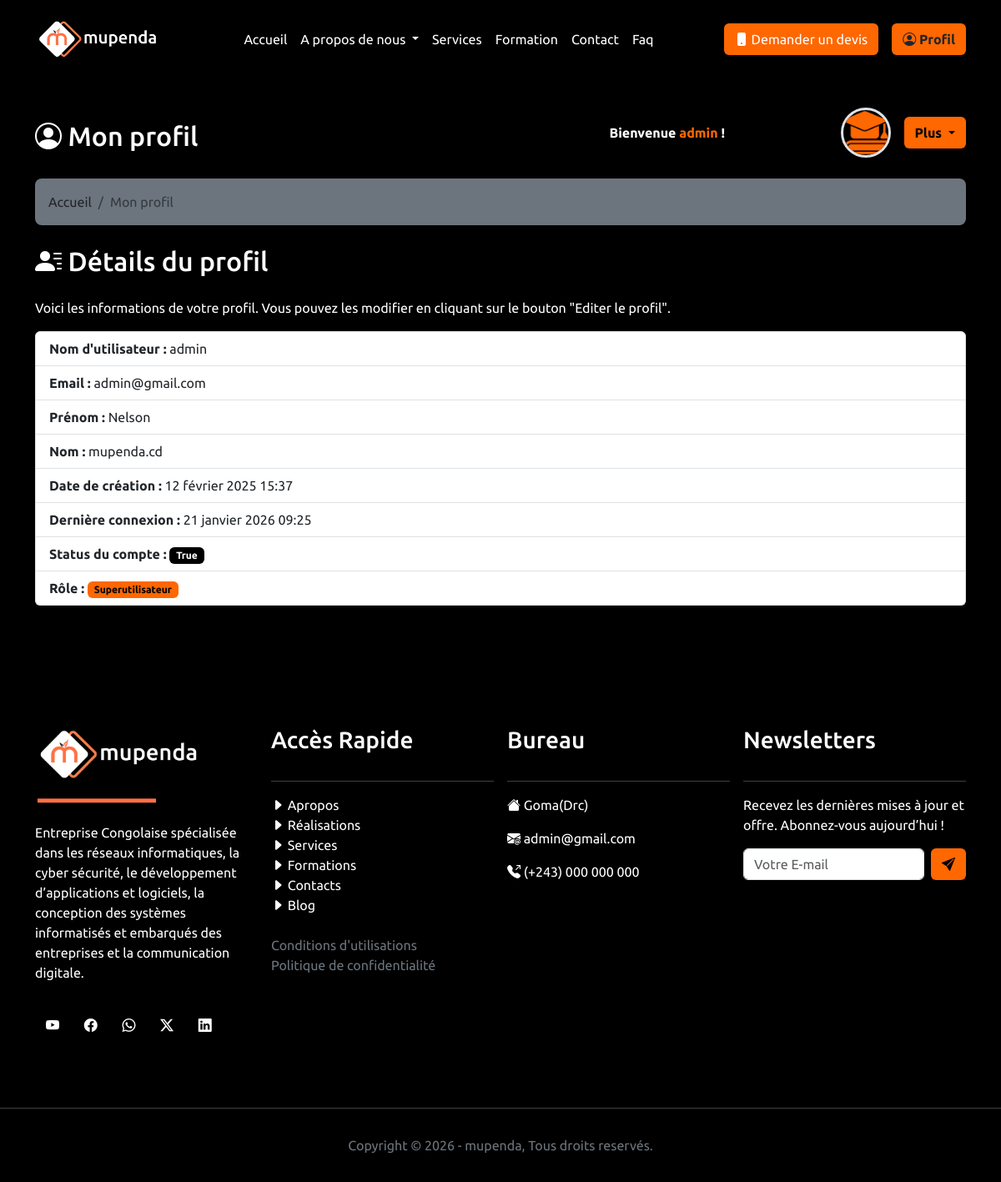
Screenshot of /profil/ (signed in) with the database file from the repository.
### MupendaApp/models.py (models this page shows)
class CustomUser(AbstractUser):
    is_administrateur = models.BooleanField(default=False)
    is_utilisateur = models.BooleanField(default=True)
    photo_profil = models.ImageField(upload_to="static/images", blank=True, null=True)

### MupendaApp/views.py (the view)
# urls.py: path('profil/',views.profil, name="profil"),
def profil(request):
    return render(request, 'profil.html')

### MupendaApp/templates/profil.html (shortened to what this page needs)
{% extends 'base.html' %}
{% load static %}
    {% block content %}
    <section class="my-5 py-5">
        <div class="container mt-3">
            <div class="row g-3 pt-3">
                <div class="col-md-6">
                    <h2 class="text-white"><i class="bi bi-person-circle"></i> Mon profil</h2>
                </div>
                <div class="col-md-6 d-flex justify-content-end align-items-center my-auto">
                    <p class="text-white fw-bold mx-auto my-auto">Bienvenue <span style="color: #ff6700;"> {{ user.username }}</span> !</p>
                    <img src="{% static 'images/education.png' %}" class="img-fluid rounded-circle border border-3 mx-3" style="width: 60px;" alt="...">
                    <div class="dropdown">
                        <button class="btn dropdown-toggle fw-bold" style="background-color: #ff6700; color: black;" type="button" data-bs-toggle="dropdown" aria-expanded="false">
                          Plus
                        </button>
                    </div>
                </div>
            </div>
        </div>
        <div class="container">
            <div class="row g-3">
                <div class="col-md-12">
                    <nav aria-label="breadcrumb" class="bg-secondary rounded-3 p-3 my-4">
                        <ol class="breadcrumb mb-0">
                            <li class="breadcrumb-item"><a class="nav-link" href="{% url 'index' %}">Accueil</a></li>
                            <li class="breadcrumb-item active" aria-current="page">Mon profil</li>
                        </ol>
                    </nav>
                </div>
            </div>
        </div>
        <div class="container">
            <div class="row g-3">
                <div class="col-md-12">
                    <h2 class="mb-4 text-white"><i class="bi bi-person-lines-fill"></i> Détails du profil</h2>
                    <p class="text-white">Voici les informations de votre profil. Vous pouvez les modifier en cliquant sur le bouton "Editer le profil".</p>
                    <ul class="list-group">
                        <li class="list-group-item"><strong>Nom d'utilisateur :</strong> {{ user.username }}</li>
                        <li class="list-group-item"><strong>Email :</strong> {{ user.email }}</li>
                        <li class="list-group-item"><strong>Prénom :</strong> {{ user.first_name }}</li>
                        <li class="list-group-item"><strong>Nom :</strong> {{ user.last_name }}</li>
                        <li class="list-group-item"><strong>Date de création :</strong> {{ user.date_joined }}</li>
                        <li class="list-group-item"><strong>Dernière connexion :</strong> {{ user.last_login }}</li>
                        <li class="list-group-item"><strong>Status du compte :</strong> <span class="badge bg-black">{{ user.is_active }}</span></li>
                        <li class="list-group-item"><strong>Rôle :</strong>
                            {% if user.is_superuser %} <span class="badge" style="background-color: #ff6700; color: black;">Superutilisateur</span>
                            {% elif user.is_staff %} <span class="badge" style="background-color: #ff6700; color: black;">Personnel</span>
                            {% else %} <span class="badge" style="background-color: black; color: #ff6700;">Utilisateur standard</span>
                            {% endif %}
                        </li>
                    </ul>
                </div>
            </div>
    </section>
    {% endblock %}

### rows the page displays
CustomUser: username "admin", email "admin@gmail.com", first_name "Nelson", last_name "mupenda.cd", date_joined "12 février 2025 15:37", last_login "21 janvier 2026 09:25", is_active "True"
